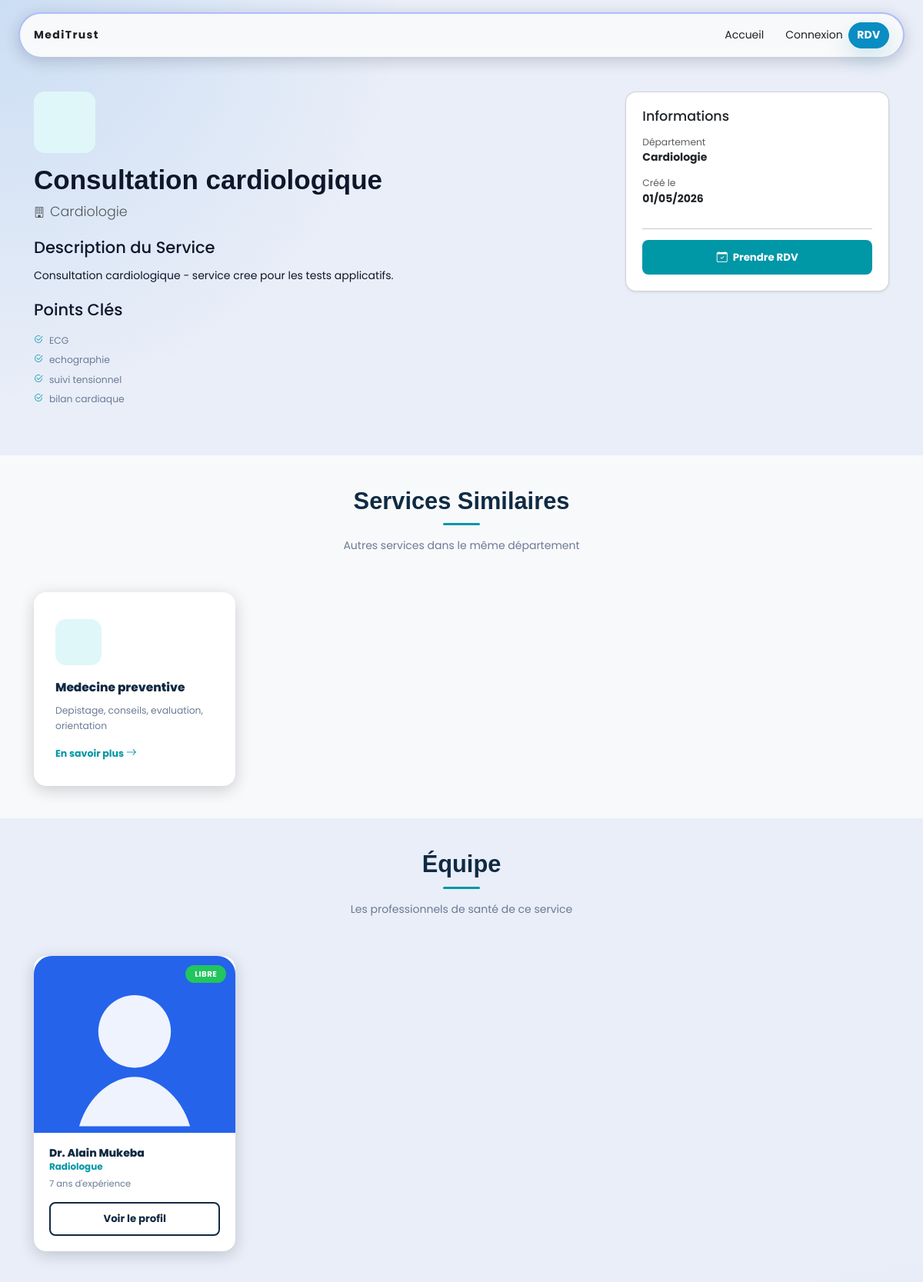
Before: /service/6/ (upper part) with the older database file.
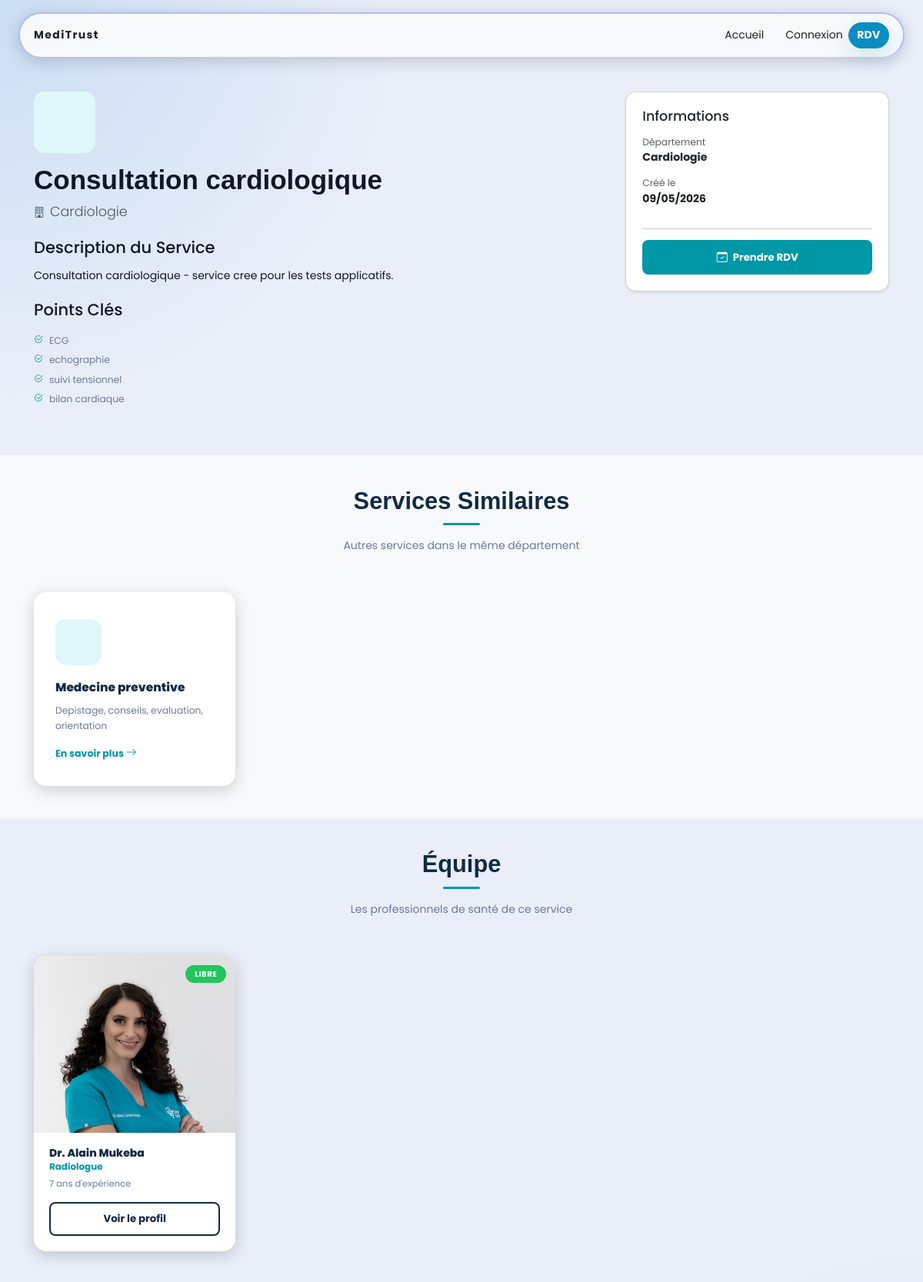
After: the same page with the newer database file.
### data/models.py (models this page shows, shortened)
class Service(models.Model):
    title = models.CharField(max_length=100, verbose_name='titre')
    departement = models.ForeignKey(Departement, on_delete=models.CASCADE, verbose_name='departement', blank=True, null=True)
    description = models.TextField(verbose_name='description')
    icon = models.CharField(max_length=100, verbose_name='icone')
    short_description = models.TextField(verbose_name='description courte')
    created_at = models.DateField(auto_now_add=True)
    updated_at = models.DateField(auto_now=True)
    class Meta:
        verbose_name = 'Service'
        verbose_name_plural = 'Services'
    def get_short_description(self):
        return [
            line.strip() for line in self.short_description.split(',')
        ]

### staff/models.py (models this page shows, shortened)
class Staff(models.Model):
    class Role(models.TextChoices):
        DOCTOR = "DOCTOR", "Docteur",
        NURSE = "NURSE", "Infirmier",
        MEDECIN = "MEDECIN", "Medecin",
        ADMIN = "ADMIN", "Administrateur",
        LAB_TECH = "LAB_TECH", "Technicien de laboratoire",
        PHARMACIST = "PHARMACIST","Pharmacien",
        SECRETARY = "SECRETARY", "Secrtaire",
    class Specialty(models.TextChoices):
        CHIRURGIE = "CHIRURGIE", "Chirurgie",
        ANESTHESISTE = "ANESTHESISTE", "Anesthsiste",
        RADIOLOGUE = "RADIOLOGUE", "Radiologue",
        PEDIATRE = "PEDIATRE", "Pédiatre",
        GYNAECOLOGUE = "GYNAECOLOGUE", "Gynecologue",
        DENTISTE = "DENTISTE", "Dentiste",
        OPHTALMOLOGUE = "OPHTALMOLOGUE", "Ophtalmologue",
        ORTHOPEDISTE = "ORTHOPEDISTE", "Orthopediste",
        PATHOLOGUE = "PATHOLOGUE", "Pathologue",
        PSYCHIATRE = "PSYCHIATRE", "Psychiatre",
        THERAPEUTE = "THERAPEUTE", "Therapeute",
    user = models.OneToOneField('core.User', on_delete=models.CASCADE, related_name='staff_profile')
    name = models.CharField(max_length=100, blank=True, null=True, verbose_name="Nom")
    last_name = models.CharField(max_length=100, blank=True, null=True, verbose_name="Nom de famille")
    first_name = models.CharField(max_length=100, blank=True, null=True, verbose_name="Prénom")
    specialty = models.CharField(max_length=100, choices=Specialty.choices, blank=True, null=True, verbose_name="Spécialité")
    departement = models.ForeignKey(Departement, on_delete=models.SET_NULL, blank=True, null=True, verbose_name="Departement")
    slug = models.SlugField(unique=True, blank=True)
    role = models.CharField(max_length=20, choices=Role.choices, default=Role.MEDECIN, verbose_name="Role")
    is_active = models.BooleanField(default=False)
    is_verified = models.BooleanField(default=False)
    experience_years = models.PositiveIntegerField(default=0)
    twitter = models.URLField(max_length=255, blank=True, null=True)
    facebook = models.URLField(max_length=255, blank=True, null=True)
    instagram = models.URLField(max_length=255, blank=True, null=True)
    linkedin = models.URLField(max_length=255, blank=True, null=True)
    created_at = models.DateField(auto_now_add=True)
    class Meta:
        verbose_name = 'Membre du personnel'
        verbose_name_plural = 'Membres du personnel'
        indexes = [
            models.Index(fields=['is_active', 'is_verified']),
            models.Index(fields=['role']),
            models.Index(fields=['departement']),
            models.Index(fields=['specialty']),
            models.Index(fields=['is_active', 'is_verified', 'role'], name='staff_active_role_idx'),
        ]

class Departement(models.Model):
    name = models.CharField(max_length=100, blank=True, null=True, verbose_name="Nom")
    slug = models.SlugField(unique=True, blank=True)
    image = models.ImageField(upload_to='departements/', blank=True, null=True, verbose_name="Image")
    description = models.TextField(blank=True, null=True, verbose_name="Description")
    created_at = models.DateField(auto_now_add=True)
    class Meta:
        verbose_name = 'Departement'
        verbose_name_plural = 'Departements'

### core/models.py (models this page shows, shortened)
class User(AbstractUser):
    phone = PhoneNumberField(blank=True, null=True, region='CD')
    avatar = models.ImageField(upload_to='avatar/', blank=True, null=True)
    bio = models.TextField(blank=True)
    class Meta:
        verbose_name = 'Utilisateur'
        verbose_name_plural = 'Utilisateur'
    def get_full_name(self):
        return f"{self.first_name} {self.last_name}".strip()

### data/views.py (the view)
# urls.py: path('service/<int:service_id>/', views.service_detail, name='service_detail'),
def service_detail(request, service_id):
    service = get_object_or_404(Service, pk=service_id)
    related_services = Service.objects.filter(departement=service.departement).exclude(pk=service_id)[:4]
    staff_in_service = Staff.objects.filter(departement=service.departement, is_active=True, is_verified=True)[:4]
    context = {
        "service": service,
        "related_services": related_services,
        "staff_in_service": staff_in_service,
        "page_title": f"{service.title} - While Health",
    }
    return render(request, 'data/service_detail.html', context)

### core/context_processors.py (called while the page is built)
def global_context(request):
    context= {
        "contact":Contact.objects.only('name', 'operation_days_time','phone', 'email', 'address', 'facebook', 'twitter', 'instagram', 'linkedin').first(),
        "services":Service.objects.only('title', 'departement', 'description', 'icon', 'short_description').all(),
        "about": About.objects.only('title', 'subtitle', 'goal', 'description').first()
    }
    return context

### templates/data/service_detail.html (shortened to what the changed rows need)
{% extends 'base.html' %}
{% load static %}
{% block content %}
<section class="service-detail py-5">
    <div class="container">
        <div class="row g-5">
            <div class="col-lg-8">
                <div class="service-header mb-4">
                    <div class="svc-icon mb-3" style="width: 80px; height: 80px;">
                    </div>
                    <h1>{{ service.title }}</h1>
                    {% if service.departement %}
                    <p class="lead text-muted">
                        <i class="bi bi-building me-2"></i>{{ service.departement.name }}
                    </p>
                    {% endif %}
                </div>
                {% if service.description %}
                <div class="service-description">
                    <h4 class="mb-3">Description du Service</h4>
                    <p>{{ service.description }}</p>
                </div>
                {% endif %}
            </div>
            <div class="col-lg-4">
                <div class="card shadow-sm rounded-4 p-4">
                    {% if service.departement %}
                    <div class="mb-3">
                        <span class="text-muted small d-block">Département</span>
                        <strong>{{ service.departement.name }}</strong>
                    </div>
                    {% endif %}
                    <div class="mb-3">
                        <span class="text-muted small d-block">Créé le</span>
                        <strong>{{ service.created_at|date:"d/m/Y" }}</strong>
                    </div>
                </div>
            </div>
        </div>
    </div>
</section>
{% if related_services %}
<section class="related-services py-5 bg-light">
    <div class="container">
        <div class="sec-header">
            <h2>Services Similaires</h2>
        </div>
    </div>
</section>
{% endif %}
{% if staff_in_service %}
<section class="staff-in-service py-5">
    <div class="container">
        <div class="sec-header">
            <h2>Équipe</h2>
        </div>
        <div class="row g-4">
            {% for staff_member in staff_in_service %}
            <div class="col-md-6 col-lg-3">
                <div class="doctor-card">
                    <div class="img-wrap">
                        {% if staff_member.user.avatar %}
                        <img src="{{ staff_member.user.avatar.url }}" alt="{{ staff_member.user.get_full_name }}">
                        {% else %}
                        <div class="bg-light d-flex align-items-center justify-content-center" style="height: 230px;">
                            <i class="bi bi-person-circle text-muted" style="font-size: 4rem;"></i>
                        </div>
                        {% endif %}
                        <span class="status-badge badge-available">
                            {% if staff_member.is_active %}LIBRE{% else %}INDISPONIBLE{% endif %}
                        </span>
                    </div>
                    <div class="body">
                        <h6>Dr. {{ staff_member.user.get_full_name }}</h6>
                        {% if staff_member.specialty %}
                        <div class="spec">{{ staff_member.get_specialty_display }}</div>
                        {% endif %}
                        <div class="exp">{{ staff_member.experience_years }} ans d'expérience</div>
                        <a href="{% url 'staff:staff_profile_detail' staff_member.id %}" class="btn btn-outline-dark-custom mt-2 w-100">
                            Voir le profil
                        </a>
                    </div>
                </div>
            </div>
            {% endfor %}
        </div>
    </div>
</section>
{% endif %}
{% endblock %}

Changed rows visible on the page:
changed Service "Consultation cardiologique": created_at "01/05/2026" → "09/05/2026"
changed Staff "Radiologue": user.avatar: a different picture
